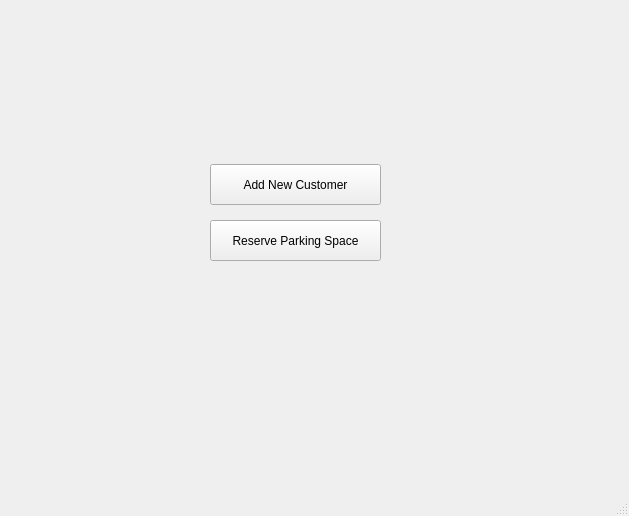
<?xml version="1.0" encoding="UTF-8"?>
<ui version="4.0">
 <class>MainWindow</class>
 <widget class="QMainWindow" name="MainWindow">
  <property name="geometry">
   <rect>
    <x>0</x>
    <y>0</y>
    <width>629</width>
    <height>516</height>
   </rect>
  </property>
  <property name="windowTitle">
   <string>MainWindow</string>
  </property>
  <widget class="QWidget" name="centralwidget">
   <widget class="QPushButton" name="pushButton">
    <property name="geometry">
     <rect>
      <x>210</x>
      <y>164</y>
      <width>171</width>
      <height>41</height>
     </rect>
    </property>
    <property name="text">
     <string>Add New Customer</string>
    </property>
   </widget>
   <widget class="QPushButton" name="pushButton_2">
    <property name="geometry">
     <rect>
      <x>210</x>
      <y>220</y>
      <width>171</width>
      <height>41</height>
     </rect>
    </property>
    <property name="text">
     <string>Reserve Parking Space</string>
    </property>
   </widget>
  </widget>
  <widget class="QMenuBar" name="menubar">
   <property name="geometry">
    <rect>
     <x>0</x>
     <y>0</y>
     <width>629</width>
     <height>22</height>
    </rect>
   </property>
  </widget>
  <widget class="QStatusBar" name="statusbar"/>
 </widget>
 <resources/>
 <connections/>
</ui>
